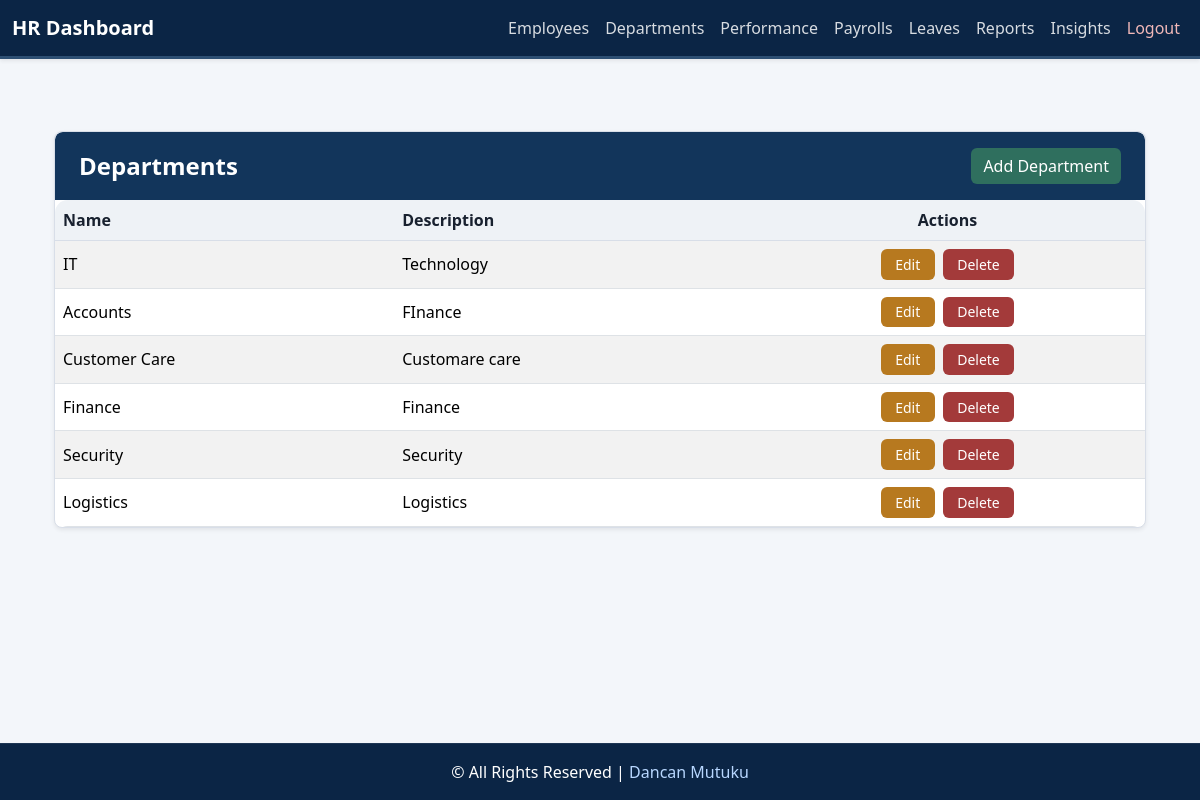
/employee/hr/departments/ (signed in), run on the app's committed database.
### core/models.py (models this page shows, shortened)
class Department(models.Model):
    name = models.CharField(max_length=100)
    description = models.TextField(blank=True)

### core/views.py (the view)
# urls.py: path("hr/departments/", views.hr_department_list, name="hr_department_list"),
@login_required
@group_required('HR')
def hr_department_list(request):
    departments = Department.objects.all()
    return render(request, 'core/hr_department_list.html', {'departments': departments})

### core/views.py (called while the page is built)
def group_required(group_name):
    def check(user):
        return user.is_superuser or user.groups.filter(name=group_name).exists()
    return user_passes_test(check)

### core/templates/core/hr_department_list.html (shortened to what this page needs)
{% extends "base_hr.html" %}
{% block content %}
<div class="container my-5">
    <div class="card departments-card shadow-sm">
        <div class="departments-header">
            <h4>Departments</h4>
            <a href="{% url 'hr_department_create' %}" class="btn btn-add">Add Department</a>
        </div>
        <div class="card-body p-0">
            {% if departments %}
            <div class="table-responsive">
                <table class="table table-modern table-striped table-hover align-middle mb-0">
                    <thead>
                        <tr>
                            <th>Name</th>
                            <th>Description</th>
                            <th class="text-center">Actions</th>
                        </tr>
                    </thead>
                    <tbody>
                        {% for dept in departments %}
                        <tr>
                            <td>{{ dept.name }}</td>
                            <td>{{ dept.description|default:"-" }}</td>
                            <td class="text-center">
                                <a href="{% url 'hr_department_edit' dept.pk %}" class="btn btn-sm btn-warning me-1">Edit</a>
                                <a href="{% url 'hr_department_delete' dept.pk %}" class="btn btn-sm btn-danger">Delete</a>
                            </td>
                        </tr>
                        {% endfor %}
                    </tbody>
                </table>
            </div>
            {% else %}
            <div class="p-4 text-center">
                <div class="alert alert-info mb-0">No departments found.</div>
            </div>
            {% endif %}
        </div>
    </div>
</div>
{% endblock %}

### core/templates/base_hr.html (style rules this page uses)
:root { --brand: #12355b; --brand-dark: #0b2545; --brand-mid: #2d4f73; --brand-soft: #e8eef5; --success: #2f6f5e; --warning: #b7791f; --danger: #a33a3a; --info: #4f718b; --neutral: #5f6b7a; --page: #f3f6fa; --surface: #ffffff; --border: #d8dee8; --text: #18212f; --muted: #637083; }
body { min-height: 100vh; display: flex; flex-direction: column; font-family: "Segoe UI", Tahoma, Geneva, Verdana, sans-serif; background-color: var(--page); color: var(--text); }
.card { border-color: var(--border) !important; border-radius: 8px !important; box-shadow: 0 8px 24px rgba(18, 53, 91, 0.06); }
.btn { border-radius: 6px; font-weight: 500; }
.btn-warning { background-color: var(--warning) !important; border-color: var(--warning) !important; color: #fff !important; }
.btn-danger { background-color: var(--danger) !important; border-color: var(--danger) !important; color: #fff !important; }
.table-light th, .table thead th { background-color: #eef2f6 !important; color: var(--text); border-color: var(--border); }
.table-responsive { -webkit-overflow-scrolling: touch; }

### core/templates/core/hr_department_list.html (style rules this page uses)
.departments-card { border: 1px solid #d8dee8; border-radius: 8px; overflow: hidden; }
.departments-header { background-color: #12355b; color: #fff; padding: 1rem 1.5rem; border-radius: 8px 8px 0 0; display: flex; justify-content: space-between; align-items: center; }
.departments-header h4 { margin: 0; font-weight: 600; }
.btn-add { background-color: #2f6f5e; border: none; border-radius: 6px; color: #fff; font-weight: 500; transition: background-color 0.2s ease, box-shadow 0.2s ease; }
.table-modern { border-radius: 0.8rem; overflow: hidden; }
.table-modern th { background-color: #0b2545 !important; color: #fff; font-weight: 600; vertical-align: middle; }
.table-modern td { vertical-align: middle; }
.btn-warning, .btn-danger { border: none; border-radius: 6px; padding: 0.3rem 0.9rem; font-weight: 500; transition: background-color 0.2s ease, color 0.2s ease; }

### data on the page
Department: name "IT", description "Technology"
Department: name "Accounts", description "FInance"
Department: name "Customer Care", description "Customare care"
Department: name "Finance", description "Finance"
Department: name "Security", description "Security"
Department: name "Logistics", description "Logistics"
